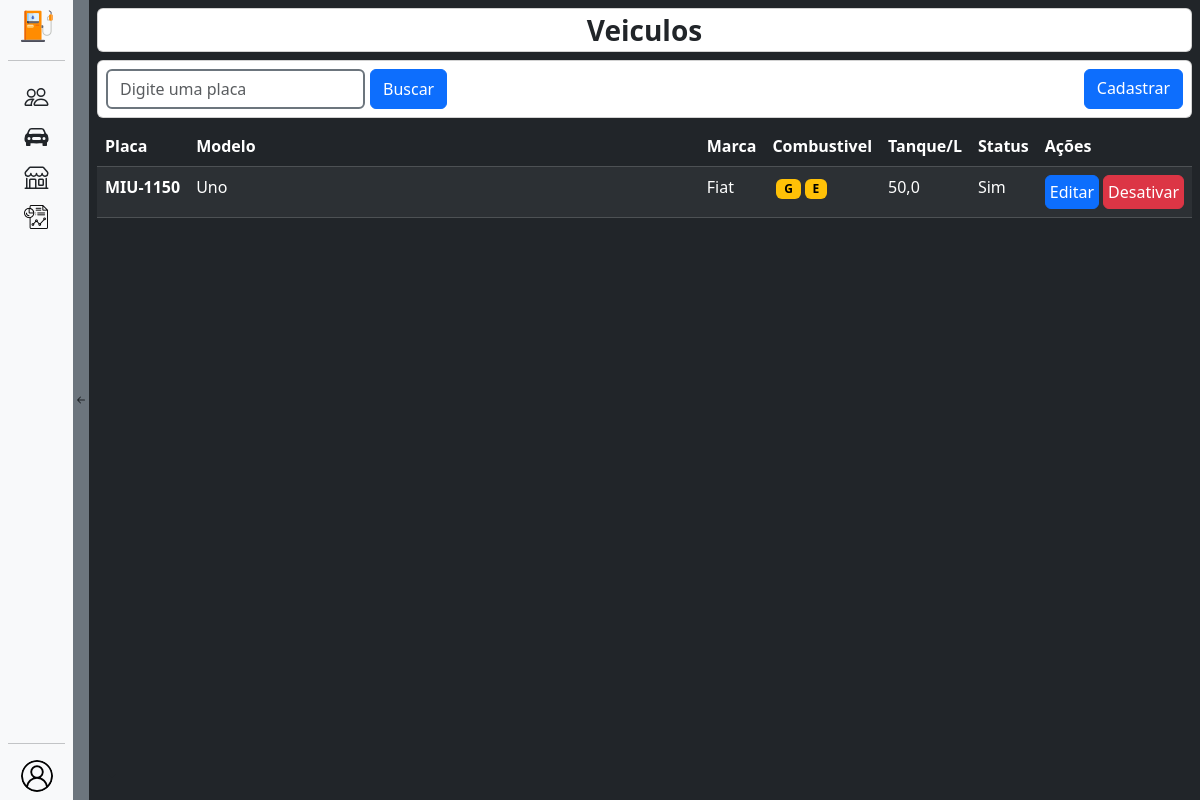
The app's page /veiculos/ (signed in), older data.
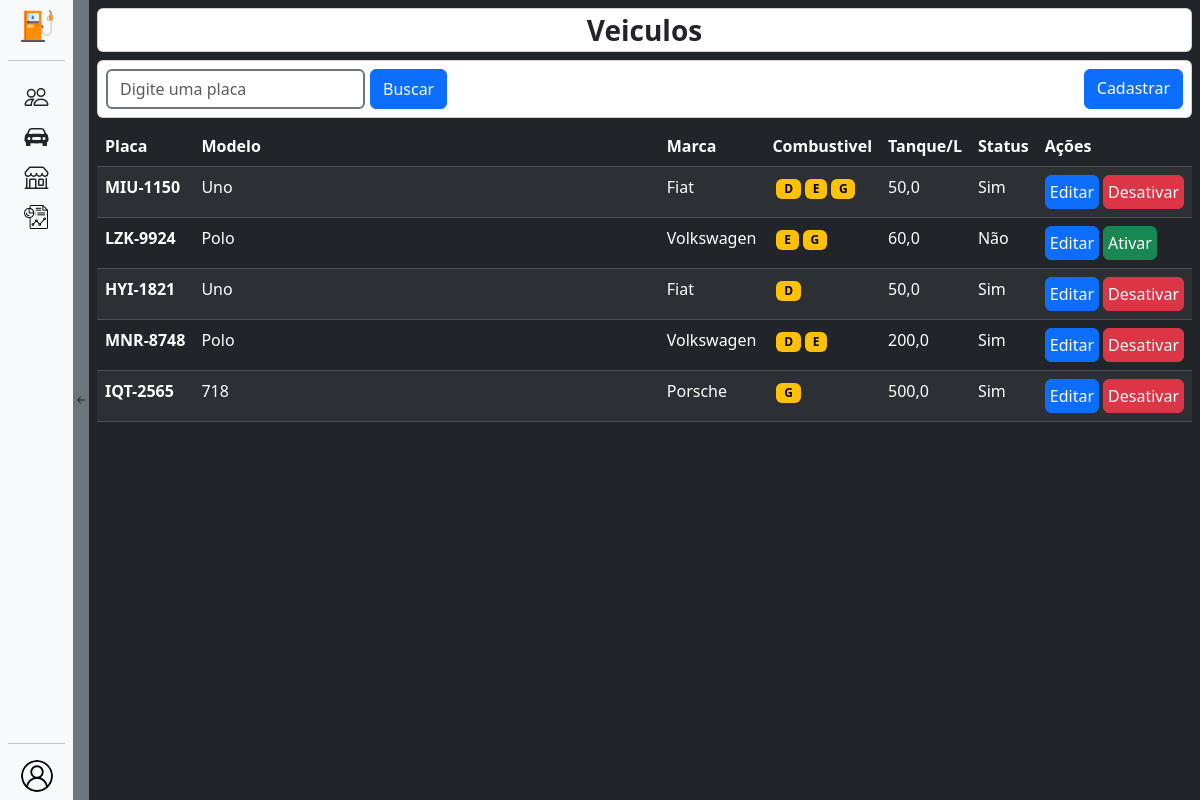
The same page, newer data.
### veiculos/models.py (models this page shows, shortened)
class Veiculo(models.Model):
    placa = models.CharField(max_length=8, null=False, unique=True)
    capacidade_tanque = models.FloatField(null=False, blank=False, default=0)
    ativo = models.BooleanField(default=True, null=False, blank=False)
    modelo = models.ForeignKey(Modelo, on_delete=models.CASCADE)
    tipo_combustivel = models.ManyToManyField(TipoCombustivel, related_name='veiculos')

class Modelo(models.Model):
    nome = models.CharField(max_length=150, null=False, unique=True)
    marca = models.ForeignKey(Marca, on_delete=models.SET_NULL, null=True)
    def __str__(self):
        return self.nome

class Marca(models.Model):
    nome = models.CharField(max_length=150, null=False, unique=True)
    def __str__(self):
        return self.nome

class TipoCombustivel(models.Model):
    tipos_choice = (('G', 'Gasolina'), ('D', 'Diesel'), ('E', 'Etanol'))
    tipo = models.CharField(max_length=2, choices=tipos_choice, null=False, unique=True)
    def __str__(self):
        return self.tipo

### veiculos/views.py (the view)
# urls.py: path('', views.veiculosView, name='veiculos'),
@login_required(login_url='login')
@has_role_decorator('Administrador', redirect_url=reverse_lazy('login'))
def veiculosView(request):
    context = {'perfil_logado': Usuarios.objects.get(username=request.user)}
    if request.method == 'POST':
        context['veiculos'] = Veiculo.objects.filter(placa__icontains=request.POST.get('busca-input'))
        return render(request, 'veiculos.html', context)
    if request.method == 'GET':
        context['veiculos'] = Veiculo.objects.all()
        return render(request, 'veiculos.html', context)

### veiculos/templates/veiculos.html (shortened to what this page needs)
{% extends "base.html" %}
{% load static %}
{% block 'body' %}
<div class="container p-2">
    <div class="card text-center fw-bold fs-3 mb-2">Veiculos</div>
    <div class="card flex-row p-2 mb-2 justify-content-between">
        <form method="post" class="d-flex" style="gap: 5px;">
            <input type="text" name="busca-input" placeholder="Digite uma placa" class="form-control border-2 border-secondary">
            <input type="submit" value="Buscar" class="btn btn-primary">
        </form>
        <a href="{% url 'veiculos_cadastrar' %}" class="btn btn-primary">Cadastrar</a>
    </div>
    <div class="overflow-x-auto">
        <table class="table table-dark table-striped">
            <thead>
                <tr>
                    <th scope="col">Placa</th>
                    <th scope="col">Modelo</th>
                    <th scope="col">Marca</th>
                    <th scope="col">Combustivel</th>
                    <th scope="col">Tanque/L</th>
                    <th scope="col">Status</th>
                    <th scope="col">Ações</th>
                </tr>
            </thead>
            <tbody>
                {% if veiculos %}
                    {% for veiculo in veiculos %}
                        <tr class="w-100">
                            <th scope="row" class="text-nowrap">{{veiculo.placa}}</th>
                            <td class="w-50">{{veiculo.modelo}}</td>
                            <td>{{veiculo.modelo.marca}}</td>
                            <td>{% for tipo in veiculo.tipo_combustivel.all %}<span class="badge text-bg-warning ms-1">{{tipo}}</span>{% endfor %}</td>
                            <td>{{veiculo.capacidade_tanque}}</td>
                            <td>{% if veiculo.ativo %}Sim{% else %}Não{% endif %}</td>
                            <td style="width: 140px">
                                <div class="d-flex">
                                    <a class="btn btn-primary me-1 p-1" href="{% url 'veiculos_editar' veiculo.pk %}">Editar</a>
                                    {% if veiculo.ativo %}
                                        <a href="{% url 'veiculos_desativar' veiculo.pk %}" class="btn btn-danger p-1">Desativar</a>
                                    {% else %}
                                        <a href="{% url 'veiculos_desativar' veiculo.pk %}" class="btn btn-success p-1">Ativar</a>
                                    {% endif %}
                                </div>
                            </td>
                        </tr>
                    {% endfor %}
                {% else %}
                        <td class="text-center" colspan="6">SEM RETORNO!!</td>
                {% endif %}
            </tbody>
        </table>
    </div>
</div>
{% endblock %}

Row changes from the older to the newer data that the page shows:
removed TipoCombustivel: tipo "G", shown under Veiculo "MIU-1150"
now on this page (row unchanged): TipoCombustivel: tipo "D"
added TipoCombustivel: tipo "G"
added Veiculo: placa "LZK-9924", modelo "Polo", modelo.marca "Volkswagen", capacidade_tanque "60,0", ativo "Não", TipoCombustivel (tipo "E")
added Veiculo: placa "HYI-1821", modelo "Uno", modelo.marca "Fiat", capacidade_tanque "50,0", ativo "Sim"
added Veiculo: placa "MNR-8748", modelo "Polo", modelo.marca "Volkswagen", capacidade_tanque "200,0", ativo "Sim", TipoCombustivel (tipo "E")
added Veiculo: placa "IQT-2565", modelo "718", modelo.marca "Porsche", capacidade_tanque "500,0", ativo "Sim"
